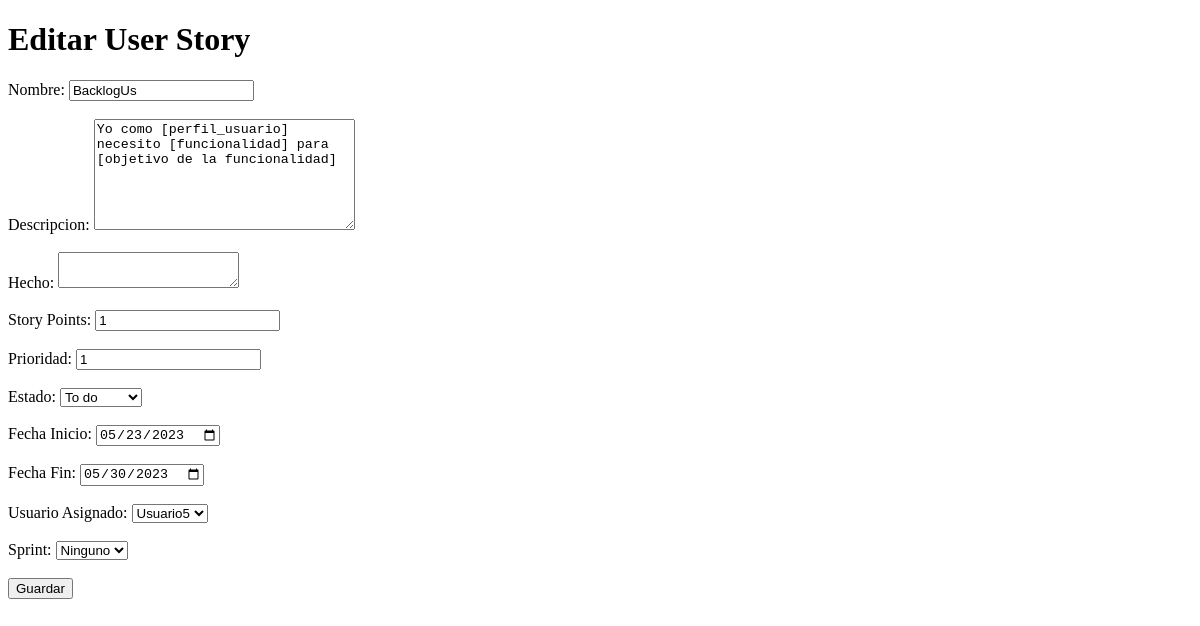
/editar_us/10, run on an earlier commit of the app's database.
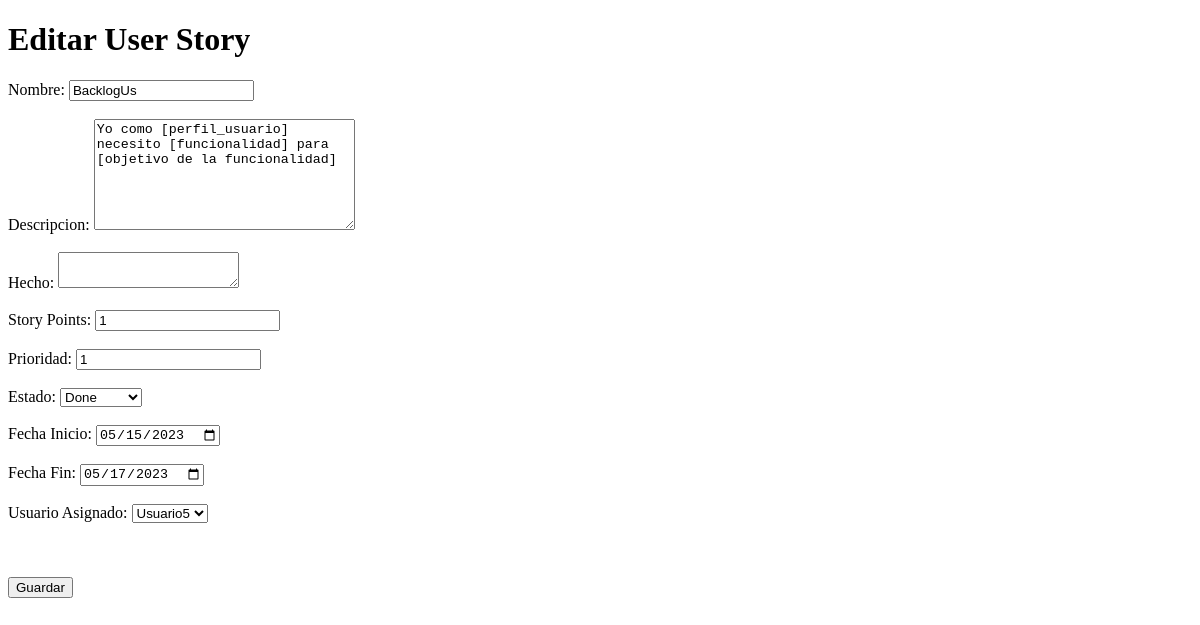
And on a later commit of the database.
### login/models.py (models this page shows, shortened)
class UserStories(models.Model):
    id_user_story = models.AutoField(primary_key=True)
    usuario_proyecto = models.ForeignKey(UsuarioProyecto, on_delete=models.SET_NULL, null=True)
    sprint = models.ForeignKey(Sprint, on_delete=models.SET_NULL, null=True)
    nombre = models.CharField(max_length=255)
    descripcion = models.TextField(null=True)
    hecho = models.TextField(null=True)
    proyect = models.ForeignKey(Proyecto, on_delete=models.CASCADE)
    story_points = models.IntegerField(null=True)
    prioridad = models.IntegerField(null=True)
    estado = models.ForeignKey(Estado, on_delete=models.SET_NULL, null=True)
    fecha_inicio = models.DateField(null=True, blank=True)
    fecha_fin = models.DateField(null=True, blank=True)

class UsuarioProyecto(models.Model):
    id_usu_proy_rol = models.AutoField(primary_key=True)
    usuario = models.ForeignKey(Usuario, on_delete=models.CASCADE)
    proyecto = models.ForeignKey(Proyecto, on_delete=models.CASCADE)
    rol_usuario = models.ForeignKey(Rol, on_delete=models.CASCADE)

class Usuario(models.Model):
    id = models.AutoField(primary_key=True)
    nombre = models.CharField(max_length=255)
    email = models.EmailField(unique=True)
    telefono = models.CharField(max_length=20)

### login/views.py (the view, shortened to what this page needs)
# urls.py: path('editar_us/<us_id>', views.editar_us, name="editar_us"),
def editar_us(request, us_id):
    user_story = get_object_or_404(UserStories,id_user_story=us_id)
    proyecto_id = user_story.proyect.backlog_id
    proyecto = get_object_or_404(Proyecto, backlog_id=proyecto_id)
    usuarios_proyecto = UsuarioProyecto.objects.filter(proyecto=proyecto)
    sprints_proyecto = Sprint.objects.filter(proyecto=proyecto)
    context = {
        'user_story': user_story,
        'usuarios_proyecto': usuarios_proyecto,
        'sprints_proyecto':sprints_proyecto
    }
    return render(request, "login/editar_us.html",context)

### templates/login/editar_us.html (shortened to what this page needs)
<!DOCTYPE html>
<html lang="en">
<head>
</head>
<body>
    <h1>Editar User Story</h1>
    <form method="post" action="{% url 'editar_us' us_id=user_story.id_user_story %}">
    <label for="nombre">Nombre:</label>
    <input type="text" id="nombre" name="nombre" value="{{ user_story.nombre }}"><br><br>
    <label for="descripcion">Descripcion:</label>
    <textarea id="descripcion" cols="30" rows="7" name="descripcion">{{ user_story.descripcion }}</textarea><br><br>
    <label for="hecho">Hecho:</label>
    <textarea id="hecho" name="hecho">{{ user_story.hecho }}</textarea><br><br>
    <label for="story_points">Story Points:</label>
    <input type="number" id="story_points" name="story_points" required value="{{ user_story.story_points }}"><br><br>
    <label for="prioridad">Prioridad:</label>
    <input type="number" id="prioridad" name="prioridad" required value="{{ user_story.prioridad }}"><br><br>
    <label for="estado">Estado:</label>
    <select id="estado" name="estado">
        <option value="to do" {% if user_story.estado.estado == 'to do' %} selected {% endif %}>To do</option>
        <option value="done" {% if user_story.estado.estado == 'done' %} selected {% endif %}>Done</option>
    </select><br><br>
    <label for="fecha_inicio">Fecha Inicio:</label>
    <input type="date" id="fecha_inicio" name="fecha_inicio"  value="{{ user_story.fecha_inicio|date:'Y-m-d' }}"><br><br>
    <label for="fecha_fin">Fecha Fin:</label>
    <input type="date" id="fecha_fin" name="fecha_fin"  value="{{ user_story.fecha_fin|date:'Y-m-d' }}"><br><br>
    <label for="usuario_asig">Usuario Asignado:</label>
    <select name="usuario_asig">
        {% for usuario_proyecto in usuarios_proyecto %}
          <option value="{{ usuario_proyecto.id_usu_proy_rol}}" {% if user_story.usuario_proyecto_id == usuario_proyecto.id_usu_proy_rol %}selected{% endif %}>{{ usuario_proyecto.usuario.nombre }}</option>
        {% endfor %}
    </select>
    <br><br>
    {% if user_story.sprint is None %}
      <label for="sprint_asig">Sprint:</label>
      <select name="sprint_asig" id="sprint_asig">
        <option value="null">Ninguno</option>
      </select>
    {% endif %}
    <br>
    <br>
    <input type="submit" value="Guardar">
    </form>
</body>
</html>

What changed in the data, as far as the page shows it:
changed UserStories "BacklogUs": estado "To do" → "Done"; fecha_inicio "05/23/2023" → "05/15/2023"; fecha_fin "05/30/2023" → "05/17/2023"; sprint_id empty → "SP00000004" (drawn)
Also different on the page:
form field sprint_asig: "Ninguno" → (not shown)
text no longer shown: "Sprint:"
